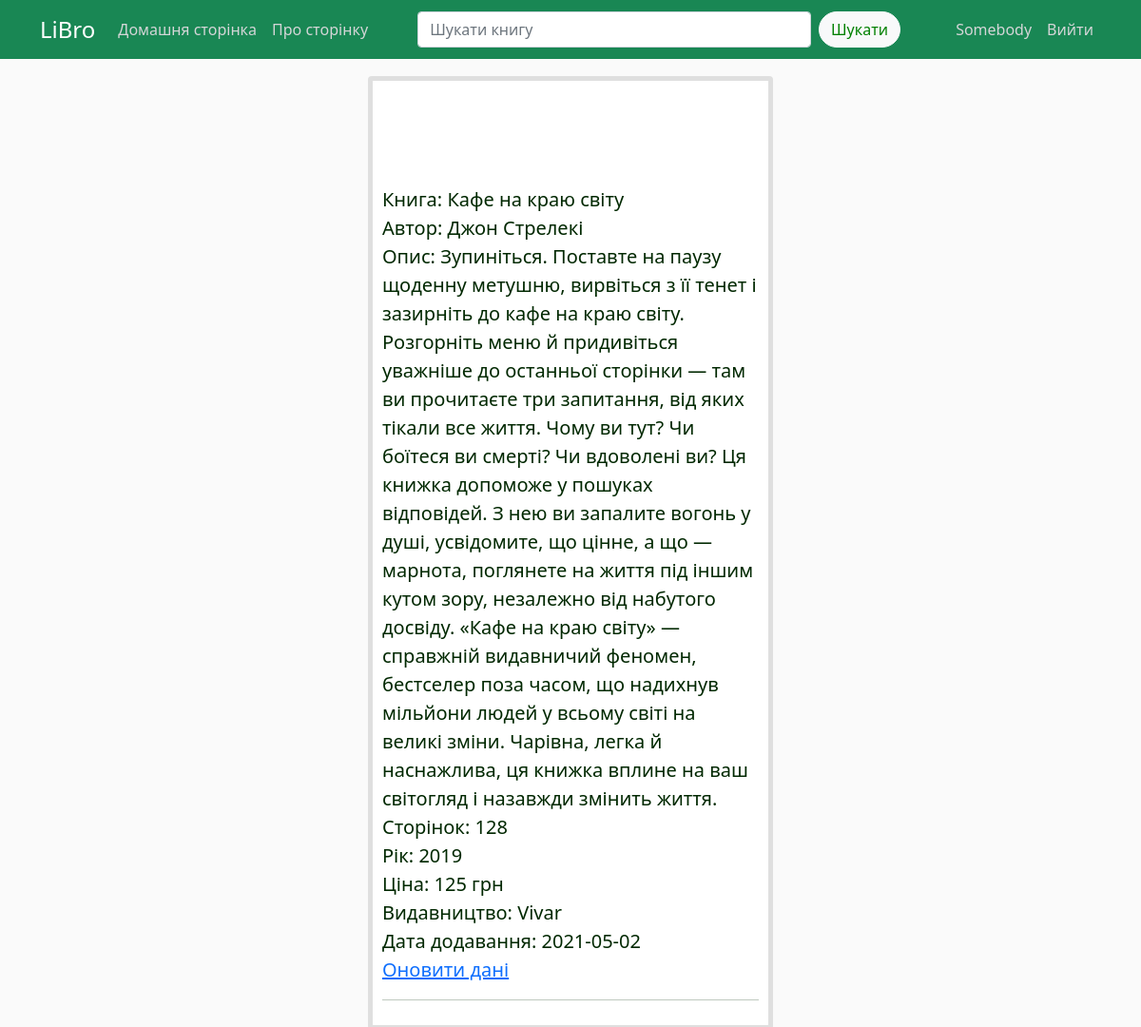
/book/4 (signed in), run on the app's committed database.
### app/models.py (models this page shows)
class User(db.Model, UserMixin):
	id = db.Column(db.Integer, primary_key=True)
	user_login = db.Column(db.String(25), unique=True, nullable=False)
	user_password = db.Column(db.String(25), unique=False, nullable=False)
	user_books = db.relationship('User_books', backref='user', lazy=True)

class Books(db.Model):
	book_id = db.Column(db.Integer, primary_key=True)
	book_name = db.Column(db.String, nullable=False)
	description = db.Column(db.Text)
	page = db.Column(db.Integer)
	year = db.Column(db.Integer)
	publisher_id = db.Column(db.Integer, db.ForeignKey('publishers.publishers_id'))
	categories_id = db.Column(db.Integer, db.ForeignKey('categories.category_id'))
	user_books = db.relationship('User_books', backref='book', lazy=True)

class Authors(db.Model):
	author_id = db.Column(db.Integer, primary_key=True)
	first_name = db.Column(db.String(25), nullable=False)
	second_name = db.Column(db.String(25), nullable=False)
	book = db.relationship('Books', secondary=autor_has_books, backref=db.backref('autor'), lazy='dynamic')

class User_books(db.Model):
	user_book_id = db.Column(db.Integer, primary_key=True)
	price = db.Column(db.Integer)
	data_added = db.Column(db.Date)
	data_readed = db.Column(db.Date)
	rating = db.Column(db.INTEGER)
	rewiew = db.Column(db.Text)
	status_id = db.Column(db.Integer, db.ForeignKey('shelves.shelves_id'))
	user_id = db.Column(db.Integer, db.ForeignKey('user.id'))
	book_id = db.Column(db.Integer, db.ForeignKey('books.book_id'))

class Publishers(db.Model):
	publishers_id = db.Column(db.Integer, primary_key=True)
	publishes_name = db.Column(db.String(50), nullable=False)
	books = db.relationship('Books', backref='publisher', lazy=True)

### app/views.py (the view)
@app.route("/book/<int:user_book_id>")
@login_required
def book(user_book_id):
    book = db.session.query(User, User_books, Books, Publishers, autor_has_books, Authors#об'єднюємо таблиці
            ).filter(
                User_books.user_book_id==user_book_id
            ).filter(
                User_books.user_id==current_user.id
            ).filter(
                User.id==current_user.id
            ).filter(
                Books.book_id==User_books.book_id
            ).filter(
                Publishers.publishers_id==Books.publisher_id
            ).filter(
                Books.book_id==autor_has_books.columns.book_id
            ).filter(
                Authors.author_id==autor_has_books.columns.book_id
            ).first()
    return render_template('book.html', book=book)

### app/models.py (called while the page is built)
@login_manager.user_loader
def load_user(user_id):
    return User.query.get(int(user_id))

### app/templates/book.html (shortened to what this page needs)
{% extends "layout.html" %}
{% block content %}
	<article class="media content-section" style="margin-top: 100px">
	    <div class="media-body">
	        <div class="article-metadata">
		        <div>Книга: {{ book.Books.book_name }}</div>
		        <div>Автор: {{ book.Authors.first_name }} {{ book.Authors.second_name }}</div>
		        <div>Опис: {{ book.Books.description }}</div>
		        <div>Сторінок: {{ book.Books.page }}</div>
		        <div>Рік: {{ book.Books.year }}</div>
		        <div>Ціна: {{ book.User_books.price }} грн</div>
		        <div>Видавництво: {{ book.Publishers.publishes_name }}</div>
		        <div>Дата додавання: {{ book.User_books.data_added.strftime('%Y-%m-%d') }}</div>
		        <a href="{{ url_for('update_book', user_book_id=book.User_books.user_book_id ) }}">Оновити дані</a>
		    </div>
	    </div>
	</article>
	<hr>
{% endblock content %}

### app/templates/layout.html (shortened to what this page needs)
<!DOCTYPE html>
<html>
<head lang="en">
    <link href="https://cdn.jsdelivr.net/npm/bootstrap@5.0.0-beta2/dist/css/bootstrap.min.css" rel="stylesheet">
    <link rel="stylesheet" type="text/css" href="static/css/custom.css">
</head>
<body>
    <header>
      <nav class="navbar navbar-expand-lg navbar-dark bg-success fixed-top">
        <div class="container">
          <a class="navbar-brand fs-4" href="/">LiBro</a>
            <div class="collapse navbar-collapse fs-6" id="navbarNavDropdown">
                <ul class="navbar-nav">
                    <li class="nav-item">
                      <a class="nav-link rounded" aria-current="page" href="{{url_for('home')}}">Домашня сторінка</a>
                    </li>
                    <li class="nav-item">
                      <a class="nav-link rounded" aria-current="page" href="{{url_for('about')}}">Про сторінку</a>
                    </li>
                </ul>
            </div>
              <div class="col-6">
                <form class="d-flex">
                  <input class="form-control me-2" type="search" placeholder="Шукати книгу" aria-label="Search">
                  <button class="btn btn-light rounded-pill" type="submit">Шукати</button>
                </form>
              </div>
            <div class="navbar-nav">
              {% if current_user.is_authenticated %}
                <div class="nav-item nav-link rounded">{{ current_user.user_login }}</div>
                <a class="nav-item nav-link rounded" href="{{ url_for('logout') }}">Вийти</a>
              {% else %}
                <a class="nav-item nav-link rounded" href="{{ url_for('login') }}">Увійти</a>
                <a class="nav-item nav-link rounded" href="{{ url_for('register') }}">Зареєструватись</a>
              {% endif %}
            </div>
        </div>
      </nav>
    </header>
    <main class="container">
        <div class="card border-5 fs-5">
            {% block content %}
            {% endblock %}
        </div>
    </main>
</body>
</html>

### app/static/css/custom.css (style rules this page uses)
body { background: #fafafa; color: #002800; margin-top: 5rem; }
.navbar-nav .nav-link { color: #d4d6d7 !important; }
.btn-light { color: green !important; margin-right: 50px; }
.card { padding: 10px; }
main.container { width: 450px; }

### data on the page
User: user_login "Somebody"
Books: Books.book_name "Кафе на краю світу", Books.description "Зупиніться. Поставте на паузу щоденну метушню, вирвіться з її тенет і зазирніть до кафе на краю світу. Розгорніть меню й придивіться уважніше до останньої сторінки — там ви прочитаєте три запитання, від яких тікали все життя. Чому ви тут? Чи боїтеся ви смерті? Чи вдоволені ви? Ця книжка допоможе у пошуках відповідей. З нею ви запалите вогонь у душі, усвідомите, що цінне, а що — марнота, поглянете на життя під іншим кутом зору, незалежно від набутого досвіду. «Кафе на краю світу» — справжній видавничий феномен, бестселер поза часом, що надихнув мільйони людей у всьому світі на великі зміни. Чарівна, легка й наснажлива, ця книжка вплине на ваш світогляд і назавжди змінить життя.", Books.page "128", Books.year "2019"
Authors: Authors.first_name "Джон", Authors.second_name "Стрелекі"
User_books: User_books.price "125", User_books.data_added "2021-05-02"
Publishers: Publishers.publishes_name "Vivar"
